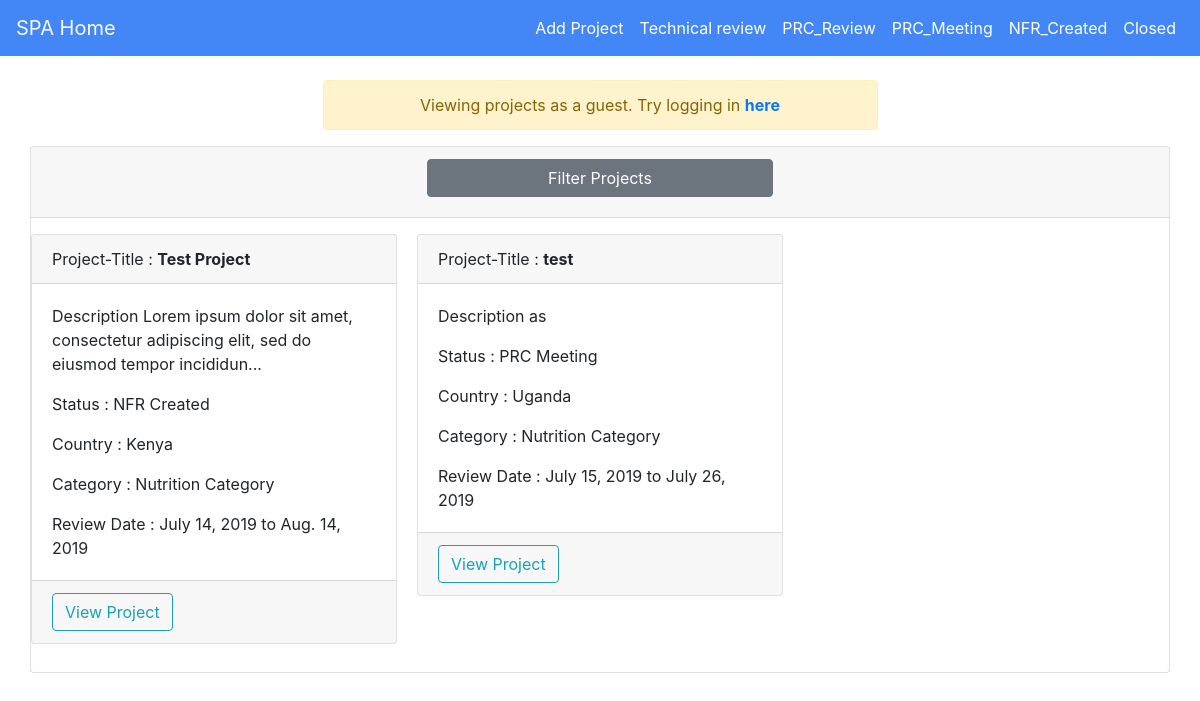
The app's page /, older data.
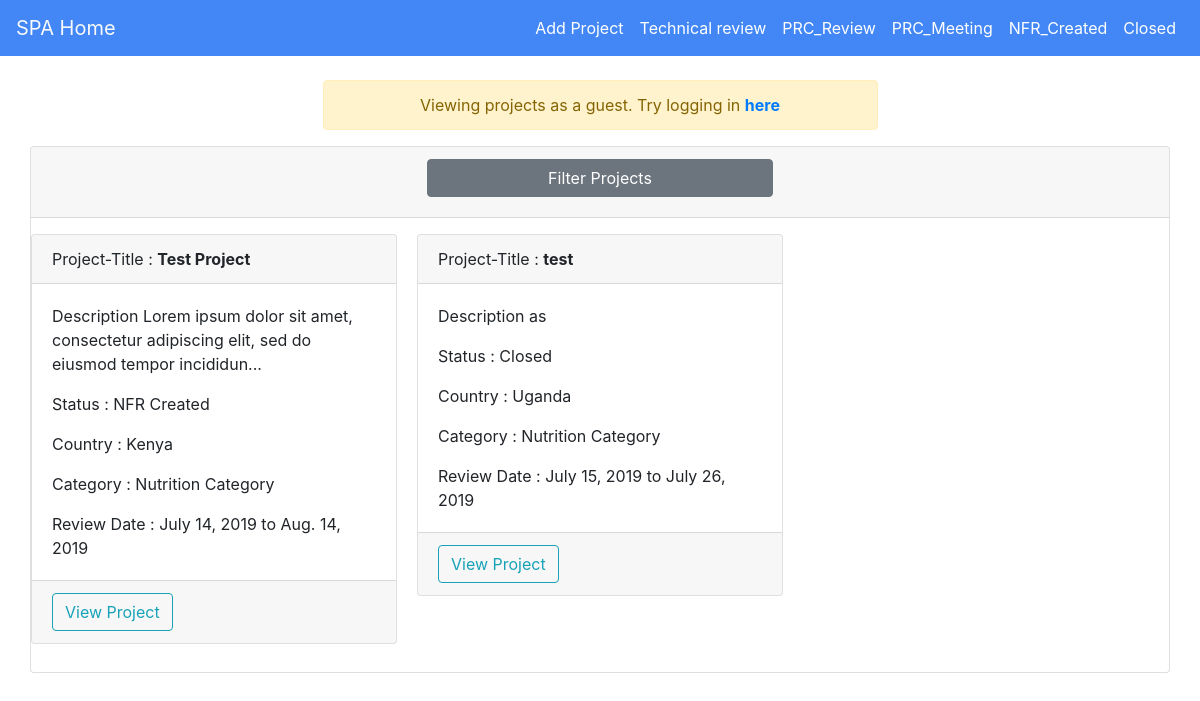
The same page, newer data.
### approval/models.py (models this page shows, shortened)
class Project(models.Model):
    status = (
        ("new", "New"),
        ("tech", "Technical Review"),
        ("prc_review", "PRC Review"),
        ("prc_meeting", "PRC Meeting"),
        ("nfr", "NFR Created"),
        ("closed", "Closed"),
    )
    project_title = models.CharField(max_length=50)
    description = models.CharField(max_length=500)
    project_category = models.ForeignKey(ProjectCategory, on_delete=models.CASCADE)
    country = models.CharField(max_length=50)
    sub_office = models.CharField(max_length=50)
    project_category = models.CharField(max_length=50)
    start_date = models.DateField(auto_now=False, auto_now_add=False)
    end_date = models.DateField(auto_now=False, auto_now_add=False)
    unit = models.ForeignKey(Unit, on_delete=models.CASCADE, null=True)
    status = models.CharField(max_length=50, choices=status, default="tech")

### approval/views.py (the view)
# urls.py: path('', views.index, name="index"),
def index(request):
    projects = Project.objects.all()
    project_filter = ProjectFilter(request.GET, queryset=projects)
    user = request.user
    if user.is_authenticated:
        projects = Project.objects.all()
        return render(request, "index.html", {"projects":project_filter, "user":user})
    else:
        return render(request, "index.html", {"projects":project_filter})

### approval/models.py (called while the page is built)
    def __str__(self):
        return self.unit_name

    def __str__(self):
        return self.project_category

### approval/templates/index.html (shortened to what this page needs)
{% extends "base.html" %}
{% load static %}
{% load widget_tweaks %}
{% block content %}
  <div class="container-fluid">
    {% if user.is_authenticated %}
    {% else %}
    <div class="row text-center">
      <div class="col-md-3"></div>
      <div class="col-md-6">
          <div class="alert alert-warning">
            Viewing projects as a guest. Try logging in <a href="{% url "login" %}"><b>here</b></a></div>
      </div>
      <div class="col-md-3"></div>
    </div>
    {% endif %}
    <div class="card m-auto">
        <div class="card-header">
            <div class="row">
              <div class="col-md-4"></div>
              <div class="col-md-4">
                  <a class="card-link" style="color: black" data-toggle="collapse" href="#collapseOne">
                      <h4 style="margin-top: 0" class="btn btn-block btn-secondary">Filter Projects</h4>
                    </a>
              </div>
              <div class="col-md-4"></div>
            </div>
          </div>
    </div>
    <div class="card-columns mt-3 mb-3">
        {% for project in projects.qs %}
        {% if project %}
        <div class="card">
          <div class="card-header">Project-Title : <b>{{ project.project_title }}</b></div>
          <div class="card-body text-left">
            <p class="card-text description">Description {{ project.description }}</p>
            <p class="card-text">Status : {{ project.get_status_display }}</p>
            <p class="card-text">Country : {{ project.country }}</p>
            <p class="card-text">Category : {{ project.project_category }}</p>
            <p class="card-text">Review Date : {{ project.start_date }} to {{ project.end_date }}</p>
          </div>
          <div class="card-footer">
              <a class="text-light" href="{%  url "project_details" project.id %}"><button class="btn btn-outline-info">View Project</button></a>
          </div>
        </div>
        {% endif %}
        {% endfor %}
    </div>
  </div>
{% endblock %}

Row changes from the older to the newer data that the page shows:
changed Project "test": status "PRC Meeting" → "Closed"
